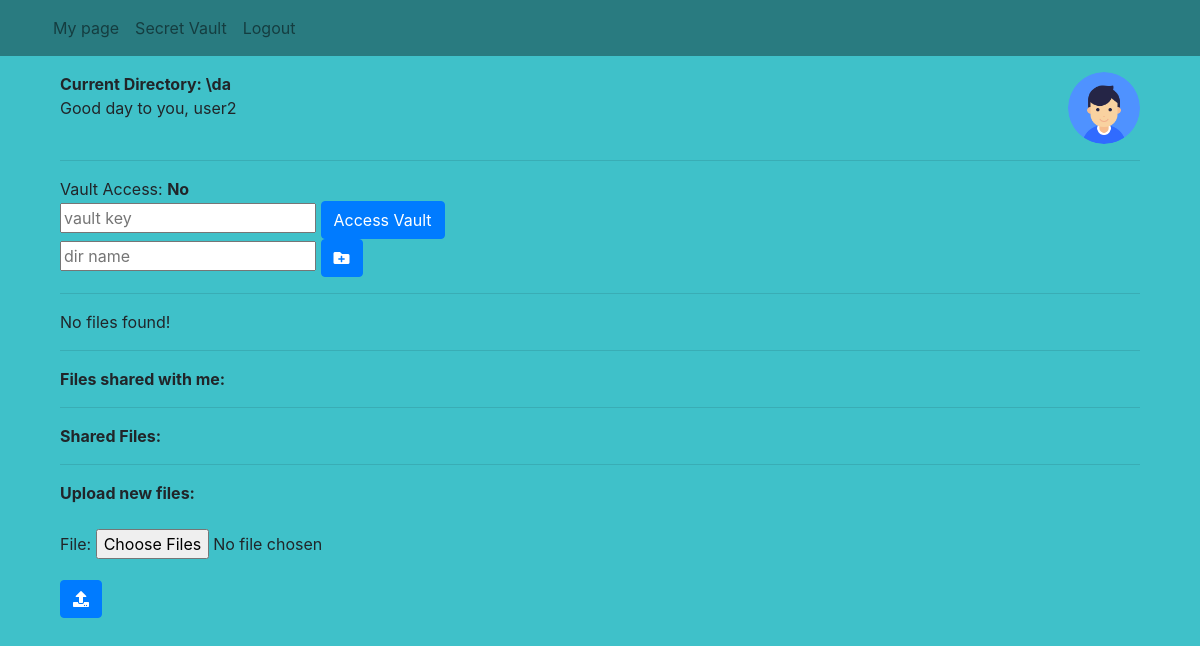
The page /me/folder/da (signed in) on the database as committed earlier.
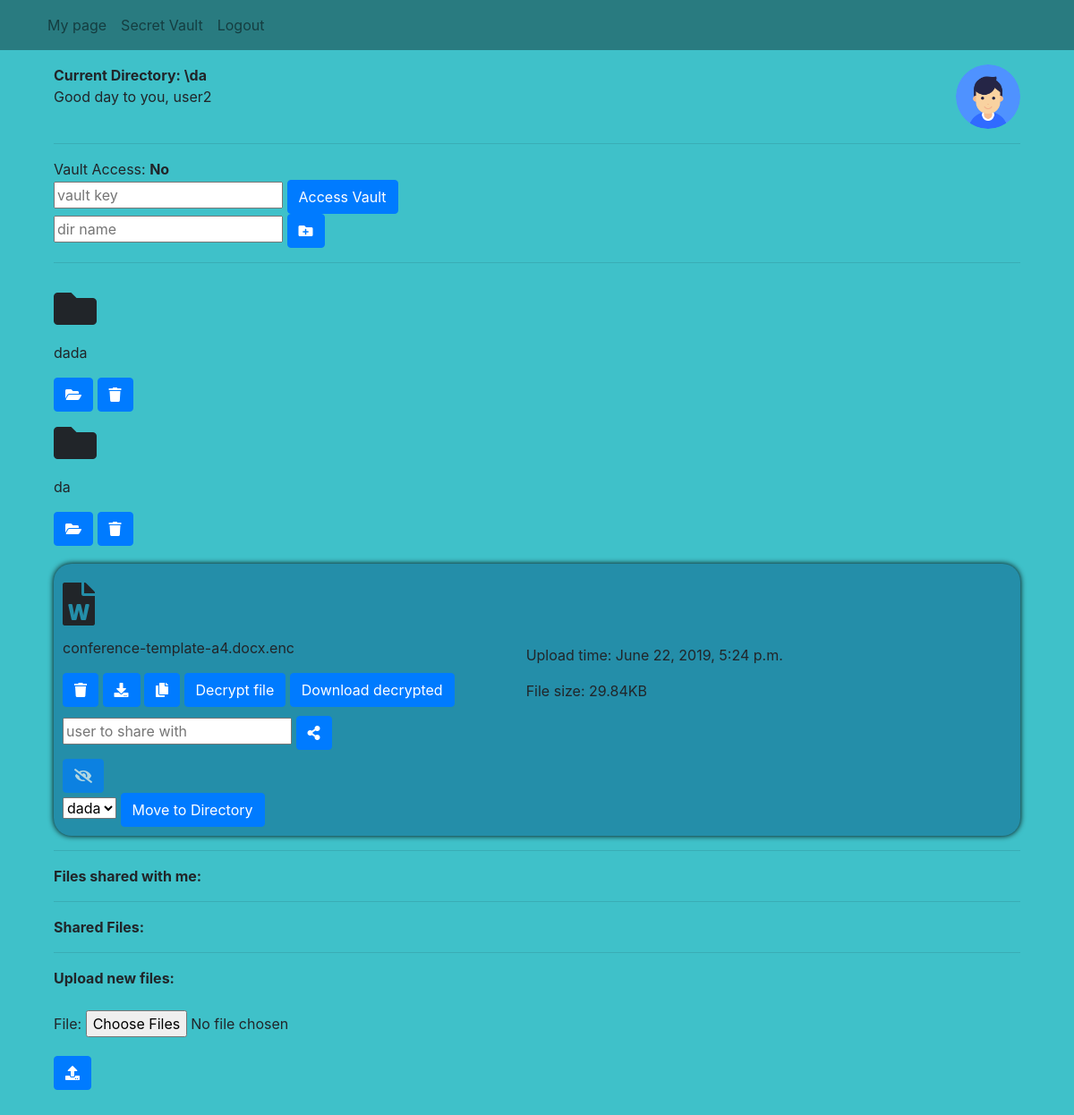
The same page on the database as committed later.
### file_upload/models.py (models this page shows)
class File(models.Model):
    owner = models.ForeignKey(User, on_delete=models.CASCADE, related_name='files')
    filename = models.CharField(max_length=256)
    upload_time = models.DateTimeField(default=timezone.now)
    shared = models.BooleanField(default=False)
    encrypted = models.BooleanField(default=False)
    is_directory = models.BooleanField(default=False)
    path = models.CharField(max_length=256, default='')
    file_type = models.CharField(max_length=256)
    size = models.CharField(max_length=32)
    hidden = models.BooleanField(default=False)
    def __str__(self):
        return self.filename

### mypage/views.py (the view, shortened to what this page needs)
# urls.py: re_path(r'folder/(?P<path>.*)', views.MainPage.as_view(), name='main_page'),
class MainPage(LoginRequiredMixin, View):
    login_url = '/user/login/'
    redirect_field_name = 'index.html'
    def get(self, request, path=''):
        upload_form = UploadFileForm()
        files = File.objects.filter(
            owner=request.user,
            path=path,
            hidden=False,
        ).order_by('-is_directory', '-filename')
        directories = files.filter(is_directory=True)
        shared_by_me = request.user.files.filter(shared=True)
        for file in shared_by_me:
            for i in file.instances.all():
                print(i.shared_with)
        shared_with_me = request.user.shared_with.all()
        vault_access = True
        if not check_vault_token(request.session.get('vault'), request.user):
            vault_access = False
            request.session['vault'] = None
        context = {
            'path': path,
            'files': files,
            'directories': directories,
            'upload_form': upload_form,
            'shared_by_me': shared_by_me,
            'shared_with_me': shared_with_me,
            'vault_access': vault_access,
            'default_profile_pic_url': DEFAULT_PROFILE_PIC_URL,
        }
        return render(request, 'page/my_page.html', context=context)

### file_upload/forms.py
class UploadFileForm(forms.Form):
    file = forms.FileField(widget=forms.ClearableFileInput(attrs={'multiple': True}))

### filesonline/utils.py (called while the page is built, shortened)
def check_vault_token(token, user):
    if not token:
        return False

### templates/page/my_page.html (shortened to what the changed rows need)
{% extends 'user_login/base.html' %}
{% block body_block %}
{% load staticfiles %}
<div id="cont" class="container">
  <div class="top-desc">
  </div>
  <hr>
  Vault Access:
  {% if vault_access %}
  <strong>Yes</strong>
  {% else %}
  <strong>No</strong>
  <form id="enter-vault-form"
        action="{% url 'mypage:enter_vault' %}" method="post">
  </form>
  {% endif %}
  <form id="make_dir-{{ file }}"
        action="{% url 'mypage:make_dir' %}" method="post">
  </form>
  <hr>
  {% if not files %}
    No files found!
  {% endif %}
  {% for file in files %}
  {% if file.is_directory %}
  <div class="dir-div">
    <div class="dir-icon-div">
      <i class="fas fa-folder"></i>
    </div>
    <p>
      {{ file }}
    </p>
    <form class="dispinline" id="change_dir-{{ file }}"
          action="{% url 'mypage:change_dir' %}" method="post">
      <button class="btn btn-primary" type="submit" form="change_dir-{{ file }}">
        <i class="fas fa-folder-open"></i>
      </button>
    </form>
    <form class="dispinline" id="delete_dir-{{ file }}"
          action="{% url 'mypage:delete_dir' %}" method="post">
      <button class="btn btn-primary" type="submit" form="delete_dir-{{ file }}">
        <i class="fas fa-trash"></i>
      </button>
    </form>
  </div>
  {% else %}
  <div class="file-div">
    <div class="file-buttons-div">
      <div class="file_icon-div">
        {% if file.file_type == 'audio' %}
        <i class="fas fa-file-audio"></i>
        {% elif file.file_type == 'image' %}
        <i class="fas fa-file-image"></i>
        {% elif file.file_type == 'video' %}
        <i class="fas fa-file-video"></i>
        {% elif file.file_type == 'word' %}
        <i class="fas fa-file-word"></i>
        {% elif file.file_type == 'power' %}
        <i class="fas fa-file-powerpoint"></i>
        {% elif file.file_type == 'pdf' %}
        <i class="fas fa-file-pdf"></i>
        {% elif file.file_type == 'excel' %}
        <i class="fas fa-file-excel"></i>
        {% elif file.file_type == 'code' %}
        <i class="fas fa-file-code"></i>
        {% elif file.file_type == 'archive' %}
        <i class="fas fa-file-archive"></i>
        {% else %}
        <i class="fas fa-file"></i>
        {% endif %}
      </div>
      <p>
        {{ file }}
      </p>
      <form class="dispinline" id="delete-{{ file }}"
            action="{% url 'mypage:delete_file' %}" method="post">
        <button class="btn btn-primary" type="submit" form="delete-{{ file }}">
          <i class="fas fa-trash"></i>
        </button>
      </form>
      <form class="dispinline" id="download-{{ file }}"
            action="{% url 'mypage:download_file' %}" method="post">
        <button class="btn btn-primary" type="submit" form="download-{{ file }}">
          <i class="fas fa-download"></i>
        </button>
      </form>
      <form class="dispinline" id="copy_file-{{ file }}"
            action="{% url 'mypage:copy_file' %}" method="post">
        <button class="btn btn-primary" type="submit" form="copy_file-{{ file }}">
          <i class="fas fa-copy"></i>
        </button>
      </form>
      {% if file.encrypted is True %}
      <form class="dispinline" id="decrypt-{{ file }}"
            action="{% url 'mypage:decrypt_file' %}" method="post">
        <button class="btn btn-primary" type="submit" form="decrypt-{{ file }}">
          Decrypt file
        </button>
      </form>
      <form class="dispinline" id="dec-download-{{ file }}"
            action="{% url 'mypage:dec-download_file' %}" method="post">
        <button class="btn btn-primary" type="submit" form="dec-download-{{ file }}">
          Download decrypted
        </button>
      </form>
      {% endif %}
      <form id="share-{{ file }}" class="share-form"
            action="{% url 'mypage:share_file' %}" method="post">
        <input type="text" name="share_with" placeholder="user to share with">
        <button class="btn btn-primary" type="submit" form="share-{{ file }}">
          <i class="fas fa-share-alt"></i>
        </button>
      </form>
      <form id="hide-{{ file }}"
            action="{% url 'mypage:hide_file' %}" method="post">
        {% if vault_access %}
        <button class="btn btn-primary" type="submit" form="hide-{{ file }}">
          <i class="fas fa-eye-slash"></i>
        </button>
        {% else %}
        <button class="btn btn-primary hide-button" disabled data-toggle="tooltip" data-placement="right"
                title="Vault access required.">
          <i class="fas fa-eye-slash"></i>
        </button>
        {% endif %}
      </form>
      <form class="dispinline" id="move_to_dir-{{ file }}"
            action="{% url 'mypage:move_to_dir' %}" method="post">
        <select name="new_dir" form="move_to_dir-{{ file }}">
          {% for dir in directories %}
          <option value="{{dir.filename}}">{{dir.filename}}</option>
          {% endfor %}
        </select>
        <button class="btn btn-primary" type="submit" form="move_to_dir-{{ file }}">
          Move to Directory
        </button>
      </form>
    </div>
    <div class="file-info-div">
      <p>
        Upload time: {{ file.upload_time }}
      </p>
      <p>
        File size: {{ file.size }}
      </p>
    </div>
  </div>
  {% endif %}
  {% endfor %}
  <hr>
  <strong>Files shared with me:</strong>
  <hr>
  <strong>Shared Files:</strong>
  <hr>
  <strong>Upload new files:</strong>
  <br>
  <br>
  <form id="upload-file-form" class="dispinline" method="POST" enctype="multipart/form-data">
  </form>
  <button class="btn btn-primary" type="submit" form="upload-file-form">
  </button>
</div>
{% endblock %}

Rows that differ between the two databases and show on the page:
added File: filename "dada"
added File: filename "da"
now on this page (row edited): File: file_type "word" (drawn), filename "conference-template-a4.docx.enc", upload_time "June 22, 2019, 5:24 p.m.", size "29.84KB"
Other text that changed with them:
text no longer shown: "No files found!"
